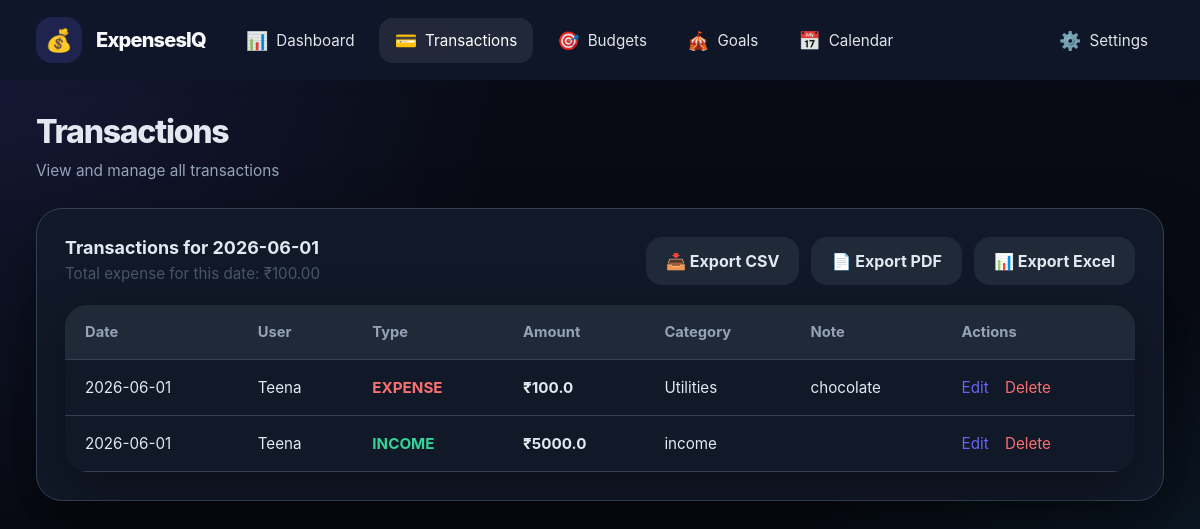
The page /transactions?date=2026-06-01 (signed in) on the database its author committed.
### tables this page shows
CREATE TABLE transactions(

            id INTEGER PRIMARY KEY AUTOINCREMENT,

            group_name TEXT,

            user TEXT,

            amount REAL,

            category TEXT,

            type TEXT,

            note TEXT,

            date TEXT
        );

### app.py (the view)
@app.route('/transactions')
def transactions_page():
    if 'user' not in session:
        return redirect(url_for('login'))
    group_name = session['group_name']
    requested_date = request.args.get('date', '').strip()
    conn = get_db()
    cur = conn.cursor()
    if requested_date:
        cur.execute(
            'SELECT * FROM transactions WHERE group_name=? AND date=? ORDER BY id DESC',
            (group_name, requested_date),
        )
        rows = [dict(r) for r in cur.fetchall()]
        total_for_date = sum(r.get('amount', 0.0) for r in rows if r.get('type') == 'expense')
    else:
        cur.execute('SELECT * FROM transactions WHERE group_name=? ORDER BY id DESC', (group_name,))
        rows = [dict(r) for r in cur.fetchall()]
        total_for_date = None
    conn.close()
    return render_template(
        'transactions.html',
        transactions=rows,
        user=session.get('user'),
        date_filter=requested_date,
        total_for_date=total_for_date,
    )

### app.py (called while the page is built)
@app.after_request
def add_cors(response: Response) -> Response:
    response.headers["Access-Control-Allow-Origin"] = "*"
    response.headers["Access-Control-Allow-Headers"] = (
        "Content-Type,Authorization"
    )
    response.headers["Access-Control-Allow-Methods"] = (
        "GET,POST,OPTIONS"
    )
    return response

def get_db():
    db_path = Path(__file__).resolve().parent / "data.db"
    conn = sqlite3.connect(str(db_path), timeout=10, check_same_thread=False)
    conn.row_factory = sqlite3.Row
    return conn

### templates/transactions.html (shortened to what this page needs)
<!DOCTYPE html>
<html>
<head>
  <link rel="stylesheet" href="/static/style.css">
</head>
<body class="dashboard-page">
  <aside class="sidebar">
    <div class="sidebar-logo">
      <div class="logo-icon">💰</div>
      <span class="logo-text">ExpensesIQ</span>
    </div>
    <nav class="sidebar-nav">
      <a href="{{ url_for('dashboard') }}" class="nav-item">
        <span class="nav-icon">📊</span>
        <span class="nav-text">Dashboard</span>
      </a>
      <a href="{{ url_for('transactions_page') }}" class="nav-item active">
        <span class="nav-icon">💳</span>
        <span class="nav-text">Transactions</span>
      </a>
      <a href="{{ url_for('budgets') }}" class="nav-item">
        <span class="nav-icon">🎯</span>
        <span class="nav-text">Budgets</span>
      </a>
      <a href="{{ url_for('goals_page') }}" class="nav-item">
        <span class="nav-icon">🎪</span>
        <span class="nav-text">Goals</span>
      </a>
      <a href="{{ url_for('calendar_page') }}" class="nav-item">
        <span class="nav-icon">📅</span>
        <span class="nav-text">Calendar</span>
      </a>
    </nav>
    <div class="sidebar-footer">
      <div class="dropdown-menu" id="settingsMenu">
        <button class="dropdown-toggle">
          <span class="nav-icon">⚙️</span>
          <span class="nav-text">Settings</span>
        </button>
      </div>
    </div>
  </aside>
  <main class="dashboard-main">
    <header class="dashboard-header">
      <div class="header-left">
        <h1>Transactions</h1>
        <span class="header-subtitle">View and manage all transactions</span>
      </div>
    </header>
    <section class="dashboard-content">
      <div class="dashboard-card">
        <div class="card-header">
          <div>
            <h2>{% if date_filter %}Transactions for {{ date_filter }}{% else %}All Transactions{% endif %}</h2>
            {% if total_for_date is not none %}
              <div class="section-note">Total expense for this date: ₹{{ '%.2f'|format(total_for_date) }}</div>
            {% endif %}
          </div>
          <div class="export-buttons">
            <a href="{{ url_for('export_csv') }}" class="btn-export">📥 Export CSV</a>
            <a href="{{ url_for('export_pdf') }}" class="btn-export">📄 Export PDF</a>
            <a href="{{ url_for('export_xlsx') }}" class="btn-export">📊 Export Excel</a>
          </div>
        </div>
        <div class="content-body">
          {% if transactions %}
          <table class="transaction-table">
            <thead>
              <tr>
                <th>Date</th>
                <th>User</th>
                <th>Type</th>
                <th>Amount</th>
                <th>Category</th>
                <th>Note</th>
                <th>Actions</th>
              </tr>
            </thead>
            <tbody>
              {% for trx in transactions %}
              <tr>
                <td>{{ trx.date }}</td>
                <td>{{ trx.user }}</td>
                <td>
                  <span class="transaction-status {% if trx.type == 'expense' %}expense{% else %}income{% endif %}">
                    {{ trx.type | upper }}
                  </span>
                </td>
                <td class="transaction-amount-strong">₹{{ trx.amount }}</td>
                <td>{{ trx.category }}</td>
                <td class="transaction-note">{{ trx.note }}</td>
                <td>
                  <a href="/edit/{{ trx.id }}" class="transaction-action-link">Edit</a>
                  <a href="/delete/{{ trx.id }}" class="transaction-action-link delete" onclick="return confirm('Are you sure?');">Delete</a>
                </td>
              </tr>
              {% endfor %}
            </tbody>
          </table>
          {% else %}
          <div class="empty-note" style="padding: 32px; text-align: center;">
            <p>No transactions found.</p>
            <p style="margin-top: 8px;">Start adding transactions from the dashboard.</p>
          </div>
          {% endif %}
        </div>
      </div>
    </section>
  </main>
</body>
</html>

### rows shown on the page
transactions: date "2026-06-01", user "Teena", type "EXPENSE", amount "100.0", category "Utilities", note "chocolate"
transactions: date "2026-06-01", user "Teena", type "INCOME", amount "5000.0", category "income"

### other values the page prints
{{ date_filter }} "2026-06-01"
{{ '%.2f'|format(total_for_date) }} "100.00"
